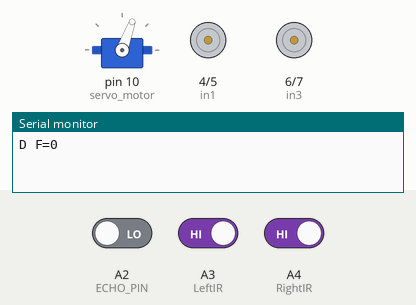
Bench run of a sketch on a simulated Arduino Uno, built with avr-gcc and run on an emulated ATmega328P. On the bench: servo, motor-driver pin pairs drawn as motors (green arrow = first pin HIGH = forward, orange = second pin HIGH = backward, longer = more drive, scaled by the enable pin), the last lines printed to the serial monitor. The inputs (shaded band) are chosen by the test bench; at power-on: A3 (LeftIR) HIGH, A4 (RightIR) HIGH, A2 (ECHO_PIN) LOW.

Above: at 2.7 s.
2.8 s: A3 (LeftIR) driven LOW
At 4.7 s:
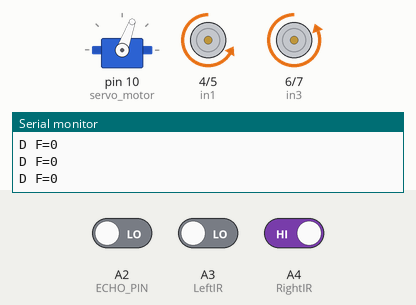
5.0 s: A4 (RightIR) driven LOW
At 8.3 s:
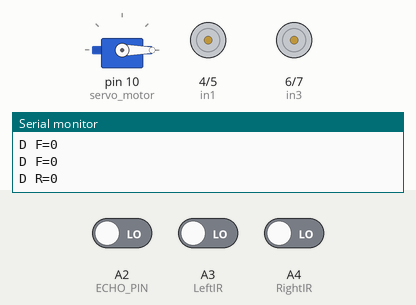
9.2 s: A4 (RightIR) driven HIGH
At 11.5 s:
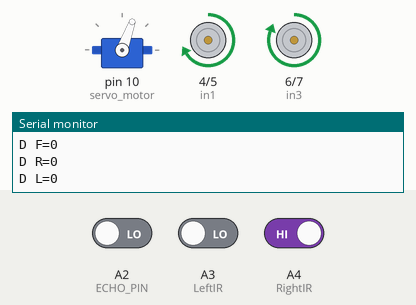
Timing chart, 0 to 14.1 s (numbered marks = the images above; inputs shaded):
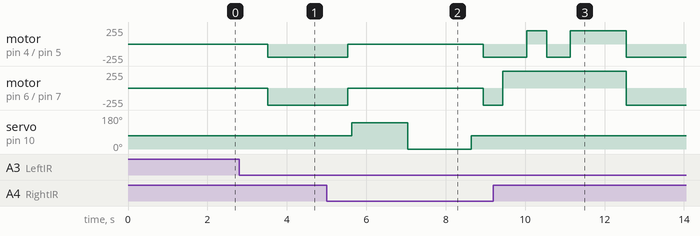

Measured:
- after the input at 2.8 s, motor on pin 4 (in1) / pin 5 (in2): stopped → backward 200/255 after 0.72 s; motor on pin 6 (in3) / pin 7 (in4): stopped → backward 255/255 after 0.72 s
- after the input at 5.0 s, motor on pin 4 (in1) / pin 5 (in2): backward 200/255 → stopped after 0.54 s, → backward 200/255 3.4 s later; motor on pin 6 (in3) / pin 7 (in4): backward 255/255 → stopped after 0.54 s, → backward 255/255 3.4 s later; servo on pin 10 (servo_motor): 70° → 140° after 0.64 s, → 0° 1.4 s later, → 70° 1.6 s later
- after the input at 9.2 s, servo on pin 10 (servo_motor): stays 70° (without the input it goes to 140° after 3.5 s)

The sketch:

InvestIN_project.ino
```cpp
#include <Servo.h>
#include <NewPing.h>

#define in1 4 //Motor1  L298
#define in2 5 //Motor1  L298
#define in3 6 //Motor2  L298
#define in4 7 //Motor2  L298
#define enA 3 //Enable1 L298
#define enB 8 //Enable2 L298
#define LeftIR A3 //IR sensor on the left
#define RightIR A4 //IR sensor on the right
#define ECHO_PIN A2 //Echo Pin
#define TRIGGER_PIN A1 //Trigger Pin
#define MAX_DISTANCE 250 // Maximum distance we want to ping for (in centimeters). Maximum sensor distance is rated at 250cm.

int Set=15;
int distance_L, distance_F, distance_R;
Servo servo_motor;
NewPing sonar(TRIGGER_PIN, ECHO_PIN, MAX_DISTANCE);

void setup(){
Serial.begin(9600);
pinMode(RightIR, INPUT); // declare IR sensor on the right as input
pinMode(LeftIR, INPUT); // declare IR sensor on the left as input
pinMode(ECHO_PIN, INPUT );// declare ultrasonic sensor Echo pin as input
pinMode(TRIGGER_PIN, OUTPUT); // declare ultrasonic sensor Trigger pin as output
pinMode(in1, OUTPUT); // declare L298 Pin in1 as output
pinMode(in2, OUTPUT); // declare L298 Pin in2 as output
pinMode(in3, OUTPUT); // declare L298 Pin in3 as output
pinMode(in4, OUTPUT); // declare L298 Pin in4 as output
pinMode(enA, OUTPUT); // declare L298 Pin enA as output
pinMode(enB, OUTPUT); // declare L298 Pin enB as output
analogWrite(enA, 200); // Motor1 Speed
analogWrite(enB, 200); // Motor2 Speed
servo_motor.attach(10); //attaches the servo motor to pin 10

for (int angle = 70; angle <= 140; angle += 5)  {
   servo_motor.write(angle);
   }
for (int angle = 140; angle >= 0; angle -= 5)  {
   servo_motor.write(angle);
   }
for (int angle = 0; angle <= 70; angle += 5)  {
   servo_motor.write(angle);
   }
distance_F = readPing();
delay(500);
}
void loop(){
distance_F = readPing();
Serial.print("D F=");
Serial.println(distance_F);
//if Right Sensor and Left Sensor are at White color then it will call forward function
 if((digitalRead(RightIR) == 0)&&(digitalRead(LeftIR) == 0)){
  if(distance_F > Set){
    forward();
    }
  else{
    Check_side();
  }

 }

//if Right Sensor is Black and Left Sensor is White then it will call turn Right function
else if((digitalRead(RightIR) == 1)&&(digitalRead(LeftIR) == 0)){
  turnRight();
  }
//if Right Sensor is White and Left Sensor is Black then it will call turn Left function
else if((digitalRead(RightIR) == 0)&&(digitalRead(LeftIR) == 1)){
  turnLeft();
  }

delay(10);
}


long readPing(){          //Ultrasonic Sensor
  digitalWrite(TRIGGER_PIN, LOW);
  delayMicroseconds(2);
  digitalWrite(TRIGGER_PIN, HIGH);
  delayMicroseconds(10);
  long time = pulseIn (ECHO_PIN, HIGH);
  return time / 29 / 2;
}
void compareDistance(){
    if(distance_L > distance_R){
      turnLeft();
      delay(500);
      forward();
     delay(600);
      turnRight();
      delay(500);
     forward();
     delay(600);
     turnRight();
     delay(400);
    }else{
        turnRight();
        delay(500);
        forward();
        delay(600);
        turnLeft();
        delay(500);
        forward();
        delay(600);
        turnLeft();
        delay(400);
    }
}
void Check_side(){
    stop();
    delay(100);
 for (int angle = 70; angle <= 140; angle += 5)  {
   servo_motor.write(angle);
  }
  delay(300);
  distance_R = readPing();
  Serial.print("D R=");
  Serial.println(distance_R);
  delay(100);
  for (int angle = 140; angle >= 0; angle -= 5)  {
   servo_motor.write(angle);
  }
  delay(500);
  distance_L = readPing();
  Serial.print("D L=");
  Serial.println(distance_L);
  delay(100);
 for (int angle = 0; angle <= 70; angle += 5)  {
   servo_motor.write(angle);
  }
  delay(300);
  compareDistance();
}
void forward(){  //To move forward
digitalWrite(in1, LOW); //Left Motor backward Pin
digitalWrite(in2, HIGH); //Left Motor forward Pin
digitalWrite(in3, HIGH); //Right Motor forward Pin
digitalWrite(in4, LOW); //Right Motor backward Pin
}
void backward(){ //To move backward
digitalWrite(in1, HIGH); //Left Motor backward Pin
digitalWrite(in2, LOW); //Left Motor forward Pin
digitalWrite(in3, LOW); //Right Motor forward Pin
digitalWrite(in4, HIGH); //Right Motor backward Pin
}
void turnRight(){ //To turn right
digitalWrite(in1, LOW); //Left Motor backward Pin
digitalWrite(in2, HIGH); //Left Motor forward Pin
digitalWrite(in3, LOW); //Right Motor forward Pin
digitalWrite(in4, HIGH); //Right Motor backward Pin
}
void turnLeft(){ //To turn left
digitalWrite(in1, HIGH); //Left Motor backward Pin
digitalWrite(in2, LOW); //Left Motor forward Pin
digitalWrite(in3, HIGH); //Right Motor forward Pin
digitalWrite(in4, LOW); //Right Motor backward Pin
}
void stop(){ //To stop
digitalWrite(in1, LOW); //Left Motor backward Pin
digitalWrite(in2, LOW); //Left Motor forward Pin
digitalWrite(in3, LOW); //Right Motor forward Pin
digitalWrite(in4, LOW); //Right Motor backward Pin
}
```
